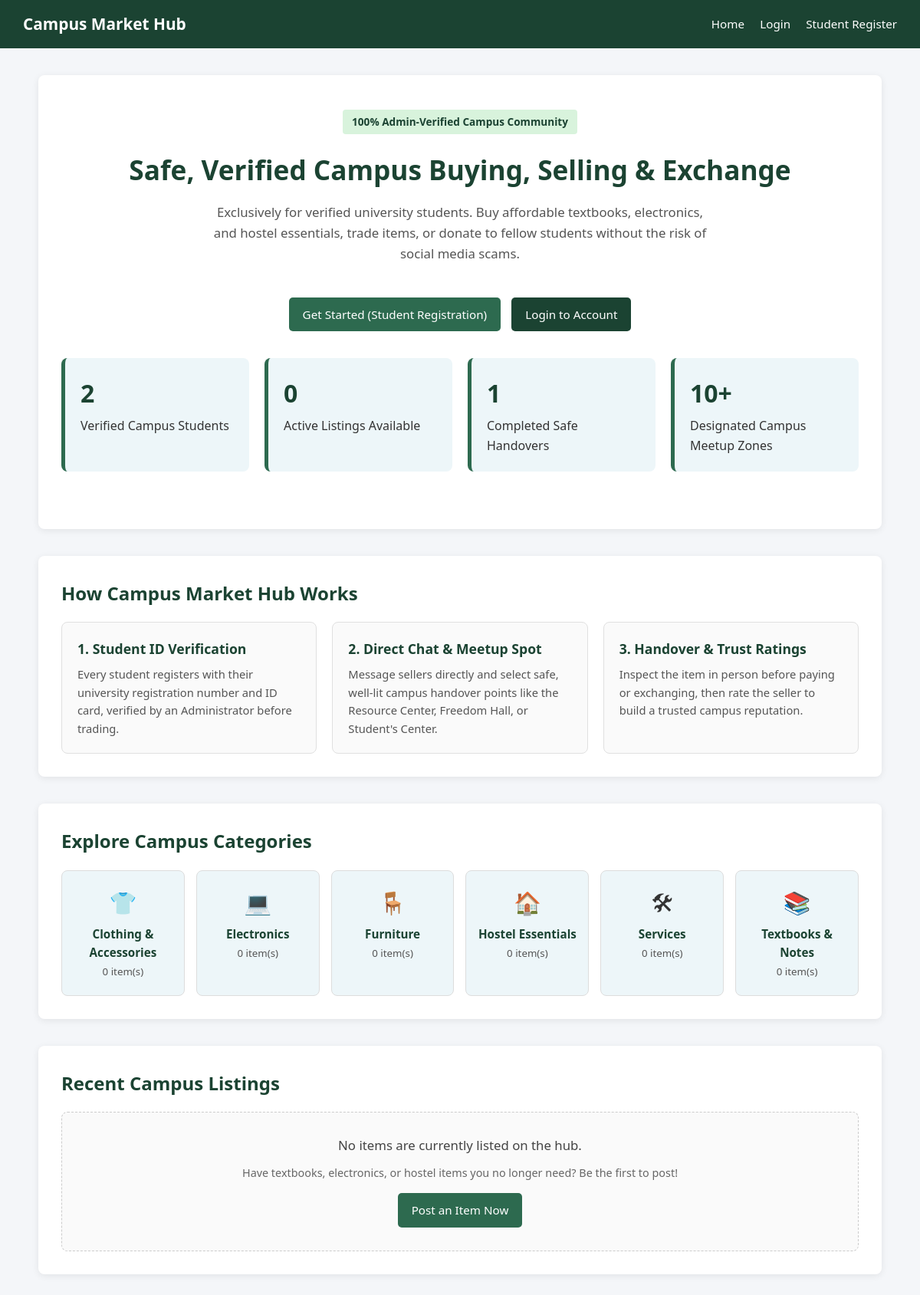
The page / on the database its author committed.
### tables this page shows
CREATE TABLE `categories` (
  `category_id` int(11) NOT NULL,
  `category_name` varchar(100) NOT NULL
);

### index.php (the view, shortened to what this page needs)
<?php
require_once 'config/db.php';
$verified_students = $pdo->query("SELECT COUNT(*) FROM users WHERE role = 'student' AND is_verified = 1")->fetchColumn();
$completed_deals   = $pdo->query("SELECT COUNT(*) FROM transactions WHERE transaction_status = 'Completed'")->fetchColumn();
$active_listings   = $pdo->query("SELECT COUNT(*) FROM products WHERE status = 'Available'")->fetchColumn();
$categories = $pdo->query("
    SELECT c.category_id, c.category_name, COUNT(p.product_id) AS item_count
    FROM categories c
    LEFT JOIN products p ON c.category_id = p.category_id AND p.status = 'Available'
    GROUP BY c.category_id, c.category_name
    ORDER BY c.category_name ASC
")->fetchAll();
$latest = $pdo->query("
    SELECT p.*, c.category_name
    FROM products p
    JOIN categories c ON p.category_id = c.category_id
    WHERE p.status = 'Available'
    ORDER BY p.date_posted DESC LIMIT 4
")->fetchAll();
$cat_icons = [
    'Textbooks & Notes'      => '&#128218;',
    'Electronics'            => '&#128187;',
    'Furniture'              => '&#129681;',
    'Clothing & Accessories' => '&#128085;',
    'Hostel Essentials'      => '&#127968;',
    'Services'               => '&#128736;'
];
?>
<!DOCTYPE html>
<html lang="en">
<head>
    <link rel="stylesheet" href="assets/style.css">
</head>
<body>
<div class="navbar">
    <h1>Campus Market Hub</h1>
    <div>
        <a href="index.php">Home</a>
        <?php if (isset($_SESSION['user_id'])): ?>
            <a href="<?= $_SESSION['role'] === 'admin' ? 'admin_dashboard.php' : 'student_dashboard.php' ?>">Dashboard</a>
            <a href="profile.php">Profile</a>
            <a href="logout.php">Logout</a>
        <?php else: ?>
            <a href="login.php">Login</a>
            <a href="register.php">Student Register</a>
        <?php endif; ?>
    </div>
</div>
<div class="container wide" style="text-align:center; padding: 45px 30px;">
    <span class="badge" style="font-size:0.85rem; padding:5px 12px;">100% Admin-Verified Campus Community</span>
    <h1 style="color:#1b4332; font-size:2.2rem; margin:12px 0 15px 0;">Safe, Verified Campus Buying, Selling & Exchange</h1>
    <p style="max-width:660px; margin:0 auto 25px auto; color:#555; font-size:1.05rem;">
        Exclusively for verified university students. Buy affordable textbooks, electronics, and hostel essentials, trade items, or donate to fellow students without the risk of social media scams.
    </p>
    <?php if (isset($_SESSION['user_id'])): ?>
        <a href="<?= $_SESSION['role'] === 'admin' ? 'admin_dashboard.php' : 'student_dashboard.php' ?>" class="btn">Go to My Dashboard</a>
    <?php else: ?>
        <a href="register.php" class="btn">Get Started (Student Registration)</a>
        <a href="login.php" class="btn" style="background-color:#1b4332; margin-left:10px;">Login to Account</a>
    <?php endif; ?>
    <div class="stats-grid" style="margin-top:35px; text-align:left;">
        <div class="stat-card">
            <h3><?= $verified_students ?></h3>
            <p>Verified Campus Students</p>
        </div>
        <div class="stat-card">
            <h3><?= $active_listings ?></h3>
            <p>Active Listings Available</p>
        </div>
        <div class="stat-card">
            <h3><?= $completed_deals ?></h3>
            <p>Completed Safe Handovers</p>
        </div>
        <div class="stat-card">
            <h3>10+</h3>
            <p>Designated Campus Meetup Zones</p>
        </div>
    </div>
</div>
<div class="container wide">
    <h2>How Campus Market Hub Works</h2>
    <div style="display:grid; grid-template-columns: repeat(auto-fit, minmax(250px, 1fr)); gap:20px;">
        <div style="padding:20px; border:1px solid #e0e0e0; border-radius:8px; background:#fafafa;">
            <h3 style="font-size:1.1rem; margin-bottom:8px;">1. Student ID Verification</h3>
            <p style="font-size:0.92rem; color:#555;">Every student registers with their university registration number and ID card, verified by an Administrator before trading.</p>
        </div>
        <div style="padding:20px; border:1px solid #e0e0e0; border-radius:8px; background:#fafafa;">
            <h3 style="font-size:1.1rem; margin-bottom:8px;">2. Direct Chat & Meetup Spot</h3>
            <p style="font-size:0.92rem; color:#555;">Message sellers directly and select safe, well-lit campus handover points like the Resource Center, Freedom Hall, or Student's Center.</p>
        </div>
        <div style="padding:20px; border:1px solid #e0e0e0; border-radius:8px; background:#fafafa;">
            <h3 style="font-size:1.1rem; margin-bottom:8px;">3. Handover & Trust Ratings</h3>
            <p style="font-size:0.92rem; color:#555;">Inspect the item in person before paying or exchanging, then rate the seller to build a trusted campus reputation.</p>
        </div>
    </div>
</div>
<div class="container wide">
    <h2>Explore Campus Categories</h2>
    <div style="display:grid; grid-template-columns: repeat(auto-fit, minmax(160px, 1fr)); gap:15px;">
        <?php foreach ($categories as $cat): ?>
            <?php $icon = $cat_icons[$cat['category_name']] ?? '&#128230;'; ?>
            <a href="<?= isset($_SESSION['user_id']) && $_SESSION['role'] === 'student' ? 'student_dashboard.php?category=' . $cat['category_id'] : 'login.php' ?>"
               style="text-decoration:none; color:inherit; border:1px solid #ddd; border-radius:8px; padding:18px 12px; text-align:center; background:#edf6f9; display:block;">
                <div style="font-size:1.8rem; margin-bottom:6px;"><?= $icon ?></div>
                <strong style="color:#1b4332; display:block; font-size:0.95rem;"><?= htmlspecialchars($cat['category_name']) ?></strong>
                <small style="color:#555;"><?= $cat['item_count'] ?> item(s)</small>
            </a>
        <?php endforeach; ?>
    </div>
</div>
<div class="container wide">
    <h2>Recent Campus Listings</h2>
    <?php if (empty($latest)): ?>
        <div style="text-align:center; padding:30px 20px; background:#fafafa; border:1px dashed #ccc; border-radius:8px;">
            <p style="font-size:1.05rem; color:#444; margin-bottom:10px;">No items are currently listed on the hub.</p>
            <p style="font-size:0.9rem; color:#666; margin-bottom:15px;">Have textbooks, electronics, or hostel items you no longer need? Be the first to post!</p>
            <a href="<?= isset($_SESSION['user_id']) ? 'add_product.php' : 'register.php' ?>" class="btn" style="margin-top:0;">Post an Item Now</a>
        </div>
    <?php endif; ?>
</div>
</body>
</html>

### assets/style.css (style rules this page uses)
* { box-sizing: border-box; margin: 0; padding: 0; font-family: 'Segoe UI', Tahoma, Geneva, Verdana, sans-serif; }
body { background-color: #f4f6f9; color: #333; line-height: 1.6; }
.navbar { background-color: #1b4332; color: #fff; padding: 15px 30px; display: flex; justify-content: space-between; align-items: center; flex-wrap: wrap; }
.navbar h1 { font-size: 1.3rem; }
.navbar a { color: #fff; text-decoration: none; margin-left: 16px; font-size: 0.95rem; }
.container { max-width: 500px; margin: 35px auto; background: #fff; padding: 30px; border-radius: 8px; box-shadow: 0 2px 10px rgba(0, 0, 0, 0.08); }
.container.wide { max-width: 1100px; }
h2, h3 { color: #1b4332; margin-bottom: 18px; }
button, .btn { display: inline-block; background-color: #2d6a4f; color: #fff; border: none; padding: 10px 18px; margin-top: 18px; border-radius: 5px; cursor: pointer; font-size: 0.95rem; text-decoration: none; text-align: center; }
.stats-grid { display: grid; grid-template-columns: repeat(auto-fit, minmax(200px, 1fr)); gap: 20px; margin-bottom: 30px; }
.stat-card { background: #edf6f9; padding: 20px; border-radius: 8px; border-left: 5px solid #2d6a4f; }
.stat-card h3 { font-size: 2rem; margin-bottom: 5px; }
.badge { display: inline-block; padding: 3px 8px; font-size: 0.75rem; border-radius: 4px; background: #d8f3dc; color: #1b4332; font-weight: bold; margin-bottom: 6px; }

### rows shown on the page
categories: category_name "👕", category_name "Clothing & Accessories", item_count "0"
categories: category_name "💻", category_name "Electronics", item_count "0"
categories: category_name "🪑", category_name "Furniture", item_count "0"
categories: category_name "🏠", category_name "Hostel Essentials", item_count "0"
categories: category_name "🛠", category_name "Services", item_count "0"
categories: category_name "📚", category_name "Textbooks & Notes", item_count "0"

### other values the page prints
$verified_students "2"
$active_listings "0"
$completed_deals "1"
